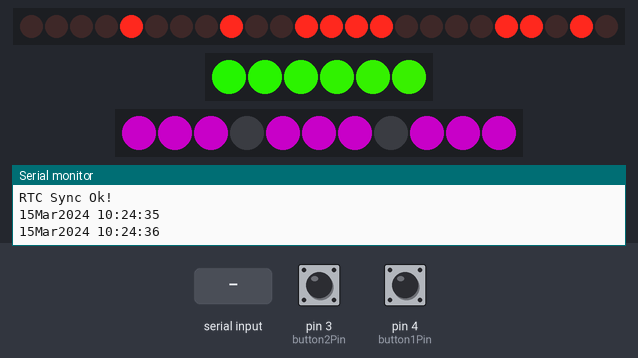
This sketch was run on a simulated Arduino Uno, built with avr-gcc and run on an emulated ATmega328P. Shown: 24 shift-register outputs drawn as a row of LEDs (first output left, lit = HIGH), 6 RGB LEDs in strip order, left to right, 11 RGB LEDs in strip order, left to right, the last lines printed to the serial monitor. Wiring (inferred from the names in the program): 3 × shift register (74HC595): data pin 10; shift clock pin 8; latch pin 9. Wiring (inferred from the signals the program sends): row of LEDs: on Q0, Q1, Q2, Q3, Q4, Q5, Q6, Q7, Q8, Q9, Q10, Q11, Q12, Q13, Q14, Q15, Q16, Q17, Q18, Q19, Q20, Q21, Q22, Q23. The test bench sets the inputs (shaded band); at power-on: pin 3 (button2Pin) LOW, pin 4 (button1Pin) LOW. Dim RGB values are drawn brighter than linear; the local clock reads 2024-03-15 10:24:30 at power-on unless the sketch sets it; random numbers use the default seed unless the sketch sets one.

Above: at 6.4 s.
6.5 s: pin 3 (button2Pin) pulled HIGH for 0.15 s
At 6.91 s:
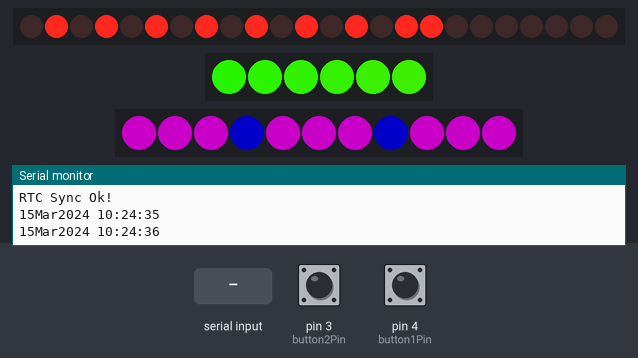
At 7.31 s:
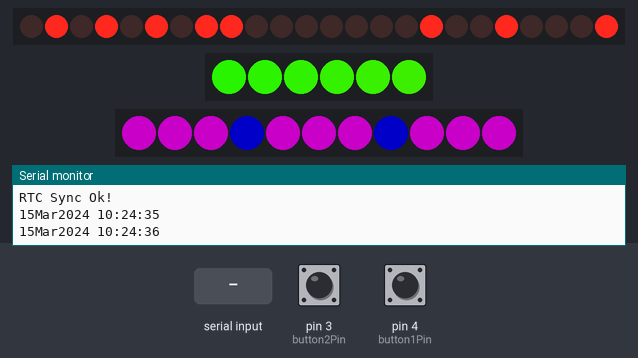
11.9 s: "90,45,200,10,150,30\n" received over Serial
14.9 s: pin 4 (button1Pin) pulled HIGH for 3.2 s
At 16.27 s:
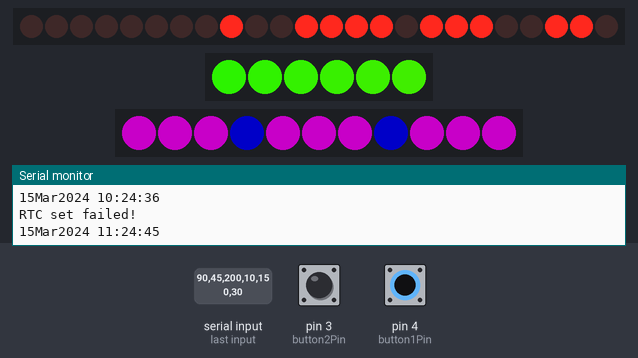
19.6 s: "90,45,200,10\n" received over Serial
21.1 s: "90,45,200\n" received over Serial
24.1 s: pin 3 (button2Pin) pulled HIGH for 3.2 s
At 25.86 s:
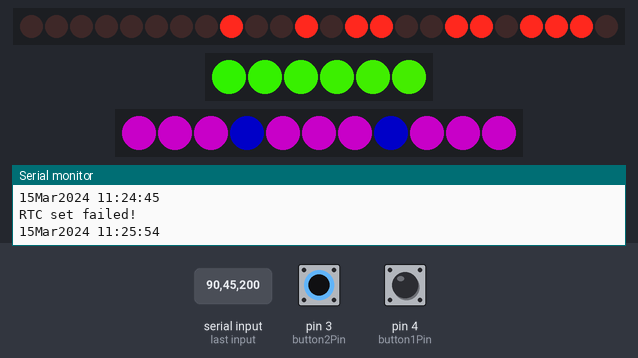
Timing chart, 0 to 36.9 s (numbered marks = the images above; inputs shaded):
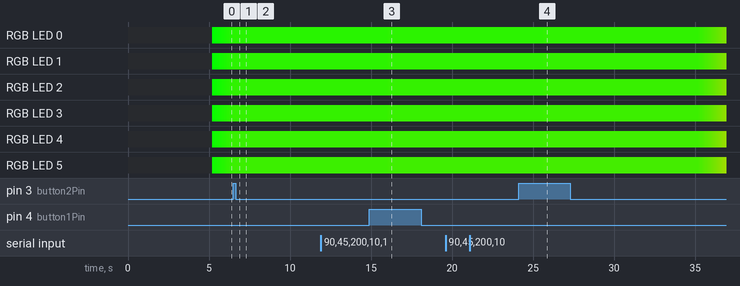

The sketch:

NixieClockCode.ino
```cpp
#include <Wire.h>
#include <stdio.h>
#include <DS1302RTC.h>
#include <Time.h>
#include <Streaming.h>
#include <Adafruit_NeoPixel.h>
#include "WS2812_Definitions.h"


#define TUBEPIN 11
#define GOALPIN 12

static time_t tLast;
time_t t;
tmElements_t tm;

uint16_t rainbow1 = 0;
uint16_t rainbow2 = 0;

const int button1Pin = 4;
const int button2Pin = 3;

// Set pins:  CE, IO,CLK
DS1302RTC RTC(5, 6, 7);

//Pin connected to ST_CP of 74HC595
int latchPin = 9;
//Pin connected to SH_CP of 74HC595
int clockPin = 8 ;
////Pin connected to DS of 74HC595
int dataPin = 10;

int testpattern = 0;

int button1State = 0;
int button2State = 0;

unsigned long SecondCount = 0; // Second counter
unsigned long MinuteCount = 0; // Second counter
int randint;

byte DataOut1 = B11111111;
byte DataOut2 = B11111111;
byte DataOut3 = B11111111;

Adafruit_NeoPixel striptube = Adafruit_NeoPixel(11, GOALPIN, NEO_GRB + NEO_KHZ800);
Adafruit_NeoPixel strip = Adafruit_NeoPixel(6, TUBEPIN, NEO_GRB + NEO_KHZ800);

void setup () {
  pinMode(button1Pin, INPUT);
  pinMode(button2Pin, INPUT);
  pinMode(latchPin, OUTPUT);
  pinMode(clockPin, OUTPUT);
  pinMode(dataPin, OUTPUT);
  randomSeed(analogRead(0));

   // Setup Serial connection
  Serial.begin(115200);

  // Test RTC
  Serial.println("DS1302RTC Read Test");
  Serial.println("-------------------");

  delay(200);

  if (RTC.haltRTC()) {
    Serial.println("The DS1302 is stopped.  Please run the SetTime");
    Serial.println("example to initialize the time and begin running.");
    Serial.println();
  }
  if (!RTC.writeEN()) {
    Serial.println("The DS1302 is write protected. This normal.");
    Serial.println();
  }
  Wire.begin();

  strip.begin();
  strip.show(); // Initialize all pixels to 'off'
  striptube.begin();
  strip.show();
  delay(5000);
 //setSyncProvider() causes the Time library to synchronize with the
  //external RTC by calling RTC.get() every five minutes by default.
  setSyncProvider(RTC.get);

  Serial << F("RTC Sync");
  if (timeStatus() == timeSet)
    Serial << F(" Ok!");
  else
    Serial << F(" FAIL!");
  Serial << endl;

}


int jj = 0;
long redcolor = 100;
long greencolor = 0;
long bluecolor = 100;
void loop () {

  rainbowopen();

  for(int ii=0;ii<12;ii++){
    // pixels.Color takes RGB values, from 0,0,0 up to 255,255,255
    striptube.setPixelColor(ii, striptube.Color(redcolor,greencolor,bluecolor)); // purple.
    if( jj < 5){
    striptube.setPixelColor(3, striptube.Color(0,0,100));
    striptube.setPixelColor(7, striptube.Color(0,0,100));}
    else if (jj >=5 && jj<=10){
    striptube.setPixelColor(3, striptube.Color(0,0,0));
    striptube.setPixelColor(7, striptube.Color(0,0,0));}
    else if(jj  >10){
      jj = 0;}
    }
    delay(1);
    striptube.show();
    jj++;

  //check for input to set the RTC, minimum length is 12, i.e. yy,m,d,h,m,s
    if (Serial.available() >= 12) {
        //note that the tmElements_t Year member is an offset from 1970,
        //but the RTC wants the last two digits of the calendar year.
        //use the convenience macros from Time.h to do the conversions.
        int y = Serial.parseInt();
        if (y >= 100 && y < 1000)
            Serial << F("Error: Year must be two digits or four digits!") << endl;
        else {
            if (y >= 1000)
                tm.Year = CalendarYrToTm(y);
            else    //(y < 100)
            tm.Year = y2kYearToTm(y);
            tm.Month = Serial.parseInt();
            tm.Day = Serial.parseInt();
            tm.Hour = Serial.parseInt();
            tm.Minute = Serial.parseInt();
            tm.Second = Serial.parseInt();
            t = makeTime(tm);
	    //use the time_t value to ensure correct weekday is set
            if(RTC.set(t) == 0) { // Success
              setTime(t);
              Serial << F("RTC set to: ");
              printDateTime(t);
              Serial << endl;
	    }
	    else
	      Serial << F("RTC set failed!") << endl;
            //dump any extraneous input
            while (Serial.available() > 0) Serial.read();
        }
    }

    //get time from the realtime clock
    t = now();

    //print the time to the serial display
    if (t != tLast) {
        tLast = t;
        printDateTime(t);
        Serial << endl;
    }

  // Every minute display a test pattern
  if (millis()-MinuteCount > 60000) {
    MinuteCount = millis();
    if (testpattern == 0) {
      testpattern = 1;
    } else if (testpattern == 1) {
      ScrollPattern();
      testpattern = 0;
      t = RTC.get();
      setTime(t);
    }
  } else if (millis()-SecondCount > 1000) {
    SecondCount = millis();
    GetTime();
    DispTime();
  }

  button1State = digitalRead(button1Pin);
  button2State = digitalRead(button2Pin);

  if (button1State == HIGH) {
    // Set time with button
    //get time from the realtime clock
    t = t+60;
    setTime(t);
    if(RTC.set(t) == 1)
    {
      ScrollPattern();
    }

    MinuteCount = millis();
  }
  if (button2State == HIGH) {
    // Set time with button
    //get time from the realtime clock
    t = t+3600;
    setTime(t);
    if(RTC.set(t) == 1)
    {
      ScrollPattern();
    }


    // Display the scrolling pattern
    //redcolor = random(255);
    //greencolor = random(255);
    //bluecolor = random(255);
    MinuteCount = millis();
  }

  if ((button2State == HIGH) &&(button1State == HIGH) ) {

      //ScrollPattern();
      // Display the scrolling pattern
    redcolor = random(255);
    greencolor = random(255);
    bluecolor = random(255);
  }


}


// Displays the time
void DispTime() {


  int hourdigit1 =hour(t)/10;
  int hourdigit2 =hour(t)%10;
  int mindigit1 =minute(t)/10;
  int mindigit2 =minute(t)%10;
  int secdigit1 =second(t)/10;
  int secdigit2 =second(t)%10;
  SetDigit(1, secdigit2);
  SetDigit(2, secdigit1);
  SetDigit(3, mindigit2);
  SetDigit(4, mindigit1);
  SetDigit(5, hourdigit2);
  SetDigit(6, hourdigit1);

 /*SetDigit(1, 6);
  SetDigit(2, 7);
  SetDigit(3, 8);
  SetDigit(4, 9);
  SetDigit(5, 4);
  SetDigit(6, 5);*/
  shiftOut();
}


void ScrollPattern() {
  // Blank the digits
  SetDigit(1, 10);
  SetDigit(2, 10);
  SetDigit(3, 10);
  SetDigit(4, 10);
  SetDigit(5, 10);
  SetDigit(6, 10);
  delay(250);
  //Scroll Loop
  for (int i = 1; i<=6; i++) {
    SetDigit(1, i);
    SetDigit(2, i-1);
    SetDigit(3, i-2);
    SetDigit(4, i-3);
    SetDigit(5, i-4);
    SetDigit(6, i-5);
    shiftOut();
    delay(200);
  }
  for (int i = 7; i<=39; i++) {
    SetDigit(1, (i)%10);
    SetDigit(2, (i-1)%10);
    SetDigit(3, (i-2)%10);
    SetDigit(4, (i-3)%10);
    SetDigit(5, (i-4)%10);
    SetDigit(6, (i-5)%10);
    shiftOut();
    delay(200);
  }
  for (int i = 10; i<=16; i++) {
    SetDigit(1, i);
    SetDigit(2, i-1);
    SetDigit(3, i-2);
    SetDigit(4, i-3);
    SetDigit(5, i-4);
    SetDigit(6, i-5);
    shiftOut();
    delay(200);
  }
}

// Sets a digit of the display
void SetDigit(int Digit, int Number) {

  byte BinNum;
  if ( Number == 1) {
    BinNum= B0000;
  }
  else if ( Number == 2) {
    BinNum= B1001;
  }
  else if ( Number == 3) {
    BinNum= B1000;
  }
  else if ( Number == 4) {
    BinNum= B0111;
  }
  else if ( Number == 5) {
    BinNum= B0110;
  }
  else if ( Number == 6) {
    BinNum= B0101;
  }
  else if ( Number == 7) {
    BinNum= B0100;
  }
  else if ( Number == 8) {
    BinNum= B0011;
  }
  else if ( Number == 9) {
    BinNum= B0010;
  }
  else if ( Number == 0) {
    BinNum= B0001;
  }
  else {
    BinNum= B1010;
  }


  if ( Digit == 1) {
    DataOut1 &= B00001111;
    DataOut1 |= (BinNum << 4);
  }
  else if ( Digit == 2) {
    DataOut1 &= B11110000;
    DataOut1 |= BinNum;
  }
  else if ( Digit == 3) {
    DataOut2 &= B00001111;
    DataOut2 |= (BinNum << 4);
  }
  else if ( Digit == 4) {
    DataOut2 &= B11110000;
    DataOut2 |= BinNum;
  }
  else if ( Digit == 5) {
    DataOut3 &= B00001111;
    DataOut3 |= (BinNum << 4);
  }
  else if ( Digit == 6) {
    DataOut3 &= B11110000;
    DataOut3 |= BinNum;
  }

}

// Shifts out the data to the shift registers
void shiftOut() {
  // This shifts 8 bits out MSB first,
  //on the rising edge of the clock,
  //clock idles low

  //internal function setup
  int i=0;
  int pinState;

  //clear everything out just in case to
  //prepare shift register for bit shifting
  //ground latchPin and hold low for as long as you are transmitting
  digitalWrite(latchPin, 0);
  digitalWrite(dataPin, 0);
  digitalWrite(clockPin, 0);

  //for each bit in the byte myDataOutï¿½
  //NOTICE THAT WE ARE COUNTING DOWN in our for loop
  //This means that %00000001 or "1" will go through such
  //that it will be pin Q0 that lights.
  for (i=7; i>=0; i--)  {
    digitalWrite(clockPin, 0);

    //if the value passed to myDataOut and a bitmask result
    // true then... so if we are at i=6 and our value is
    // %11010100 it would the code compares it to %01000000
    // and proceeds to set pinState to 1.
    if ( DataOut1 & (1<<i) ) {
      pinState= 1;
    }
    else {
      pinState= 0;
    }

    //Sets the pin to HIGH or LOW depending on pinState
    digitalWrite(dataPin, pinState);
    //register shifts bits on upstroke of clock pin
    digitalWrite(clockPin, 1);
    //zero the data pin after shift to prevent bleed through
    digitalWrite(dataPin, 0);
  }

  //stop shifting
  digitalWrite(clockPin, 0);

  // Shift the second word
  for (i=7; i>=0; i--)  {
    digitalWrite(clockPin, 0);

    if ( DataOut2 & (1<<i) ) {
      pinState= 1;
    }
    else {
      pinState= 0;
    }

    digitalWrite(dataPin, pinState);
    digitalWrite(clockPin, 1);
    digitalWrite(dataPin, 0);
  }

  digitalWrite(clockPin, 0);

  // Shift the third word
  for (i=7; i>=0; i--)  {
    digitalWrite(clockPin, 0);

    if ( DataOut3 & (1<<i) ) {
      pinState= 1;
    }
    else {
      pinState= 0;
    }

    digitalWrite(dataPin, pinState);
    digitalWrite(clockPin, 1);
    digitalWrite(dataPin, 0);
  }

  digitalWrite(clockPin, 0);

  digitalWrite(latchPin, 1);
}

// Read from the real time clock
void GetTime () {

  t = now();
  //t = RTC.get();
}


///////////////////////////////////////////////////////////
// Fill the dots one after the other with a color
void colorWipe(uint32_t c, uint8_t wait) {
  for(uint16_t i=0; i<strip.numPixels(); i++) {
      strip.setPixelColor(i, c);
      strip.show();
      delay(wait);
  }
}

void rainbowopen() {

  if(rainbow1<256){

    for(rainbow2=0; rainbow2<strip.numPixels(); rainbow2++) {
      strip.setPixelColor(rainbow2, Wheel((rainbow2+rainbow1) & 255));
    }
    rainbow1++;
  }
  else {
    rainbow1=0;
  }
  strip.show();
  delay(100);
}


void rainbow(uint8_t wait) {
  uint16_t i, j;

  for(j=0; j<256; j++) {
    for(i=0; i<strip.numPixels(); i++) {
      strip.setPixelColor(i, Wheel((i+j) & 255));
    }
    strip.show();
    delay(wait);
  }
}

// Slightly different, this makes the rainbow equally distributed throughout
void rainbowCycle(uint8_t wait) {
  uint16_t i, j;

  for(j=0; j<256*5; j++) { // 5 cycles of all colors on wheel
    for(i=0; i< strip.numPixels(); i++) {
      strip.setPixelColor(i, Wheel(((i * 256 / strip.numPixels()) + j) & 255));
    }
    strip.show();
    delay(wait);
  }
}

// Input a value 0 to 255 to get a color value.
// The colours are a transition r - g - b - back to r.
uint32_t Wheel(byte WheelPos) {
  if(WheelPos < 85) {
   return strip.Color(WheelPos * 3, 255 - WheelPos * 3, 0);
  } else if(WheelPos < 170) {
   WheelPos -= 85;
   return strip.Color(255 - WheelPos * 3, 0, WheelPos * 3);
  } else {
   WheelPos -= 170;
   return strip.Color(0, WheelPos * 3, 255 - WheelPos * 3);
  }
}


//FUNCTIONS TO SET TIME FROM SERIAL PORT
//print date and time to Serial
void printDateTime(time_t t)
{
    printDate(t);
    Serial << ' ';
    printTime(t);
}

//print time to Serial
void printTime(time_t t)
{
    printI00(hour(t), ':');
    printI00(minute(t), ':');
    printI00(second(t), ' ');
}

//print date to Serial
void printDate(time_t t)
{
    printI00(day(t), 0);
    Serial << monthShortStr(month(t)) << _DEC(year(t));
}

//Print an integer in "00" format (with leading zero),
//followed by a delimiter character to Serial.
//Input value assumed to be between 0 and 99.
void printI00(int val, char delim)
{
    if (val < 10) Serial << '0';
    Serial << _DEC(val);
    if (delim > 0) Serial << delim;
    return;
}
```

WS2812_Definitions.h
```cpp
/*
  Bunches of definitions for the WS2812 Breakout Board example code

*/

// These are for the cascade function
#define TOP_DOWN 0
#define DOWN_TOP 1

/* A world of colors to set your LED to
  Standard HTML Color Codes sorted by Hex Value
    to see the colors in action, check out:
   http://www.w3schools.com/html/html_colorvalues.asp */

#define BLACK			0x000000
#define NAVY			0x000080
#define DARKBLUE		0x00008B
#define MEDIUMBLUE		0x0000CD
#define BLUE			0x0000FF
#define DARKGREEN		0x006400
#define GREEN			0x008000
#define TEAL			0x008080
#define DARKCYAN		0x008B8B
#define DEEPSKYBLUE		0x00BFFF
#define DARKTURQUOISE		0x00CED1
#define MEDIUMSPRINGGREEN	0x00FA9A
#define LIME			0x00FF00
#define SPRINGGREEN		0x00FF7F
#define AQUA			0x00FFFF
#define CYAN			0x00FFFF
#define MIDNIGHTBLUE		0x191970
#define DODGERBLUE		0x1E90FF
#define LIGHTSEAGREEN		0x20B2AA
#define FORESTGREEN		0x228B22
#define SEAGREEN		0x2E8B57
#define DARKSLATEGRAY		0x2F4F4F
#define LIMEGREEN		0x32CD32
#define MEDIUMSEAGREEN		0x3CB371
#define TURQUOISE		0x40E0D0
#define ROYALBLUE		0x4169E1
#define STEELBLUE		0x4682B4
#define DARKSLATEBLUE		0x483D8B
#define MEDIUMTURQUOISE		0x48D1CC
#define INDIGO 			0x4B0082
#define DARKOLIVEGREEN		0x556B2F
#define CADETBLUE		0x5F9EA0
#define CORNFLOWERBLUE		0x6495ED
#define MEDIUMAQUAMARINE	0x66CDAA
#define DIMGRAY			0x696969
#define SLATEBLUE		0x6A5ACD
#define OLIVEDRAB		0x6B8E23
#define SLATEGRAY		0x708090
#define LIGHTSLATEGRAY		0x778899
#define MEDIUMSLATEBLUE		0x7B68EE
#define LAWNGREEN		0x7CFC00
#define CHARTREUSE		0x7FFF00
#define AQUAMARINE		0x7FFFD4
#define MAROON			0x800000
#define PURPLE			0x800080
#define OLIVE			0x808000
#define GRAY			0x808080
#define SKYBLUE			0x87CEEB
#define LIGHTSKYBLUE		0x87CEFA
#define BLUEVIOLET		0x8A2BE2
#define DARKRED			0x8B0000
#define DARKMAGENTA		0x8B008B
#define SADDLEBROWN		0x8B4513
#define DARKSEAGREEN		0x8FBC8F
#define LIGHTGREEN		0x90EE90
#define MEDIUMPURPLE		0x9370DB
#define DARKVIOLET		0x9400D3
#define PALEGREEN		0x98FB98
#define DARKORCHID		0x9932CC
#define YELLOWGREEN		0x9ACD32
#define SIENNA			0xA0522D
#define BROWN			0xA52A2A
#define DARKGRAY		0xA9A9A9
#define LIGHTBLUE		0xADD8E6
#define GREENYELLOW		0xADFF2F
#define PALETURQUOISE	        0xAFEEEE
#define LIGHTSTEELBLUE		0xB0C4DE
#define POWDERBLUE		0xB0E0E6
#define FIREBRICK		0xB22222
#define DARKGOLDENROD		0xB8860B
#define MEDIUMORCHID		0xBA55D3
#define ROSYBROWN		0xBC8F8F
#define DARKKHAKI		0xBDB76B
#define SILVER			0xC0C0C0
#define MEDIUMVIOLETRED	        0xC71585
#define INDIANRED 		0xCD5C5C
#define PERU			0xCD853F
#define CHOCOLATE		0xD2691E
#define TAN			0xD2B48C
#define LIGHTGRAY		0xD3D3D3
#define THISTLE			0xD8BFD8
#define ORCHID			0xDA70D6
#define GOLDENROD		0xDAA520
#define PALEVIOLETRED		0xDB7093
#define CRIMSON			0xDC143C
#define GAINSBORO		0xDCDCDC
#define PLUM			0xDDA0DD
#define BURLYWOOD		0xDEB887
#define LIGHTCYAN		0xE0FFFF
#define LAVENDER		0xE6E6FA
#define DARKSALMON		0xE9967A
#define VIOLET			0xEE82EE
#define PALEGOLDENROD		0xEEE8AA
#define LIGHTCORAL		0xF08080
#define KHAKI			0xF0E68C
#define ALICEBLUE		0xF0F8FF
#define HONEYDEW		0xF0FFF0
#define AZURE			0xF0FFFF
#define SANDYBROWN		0xF4A460
#define WHEAT			0xF5DEB3
#define BEIGE			0xF5F5DC
#define WHITESMOKE		0xF5F5F5
#define MINTCREAM		0xF5FFFA
#define GHOSTWHITE		0xF8F8FF
#define SALMON			0xFA8072
#define ANTIQUEWHITE		0xFAEBD7
#define LINEN			0xFAF0E6
#define LIGHTGOLDENRODYELLOW	0xFAFAD2
#define OLDLACE			0xFDF5E6
#define RED			0xFF0000
#define FUCHSIA			0xFF00FF
#define MAGENTA			0xFF00FF
#define DEEPPINK		0xFF1493
#define ORANGERED		0xFF4500
#define TOMATO			0xFF6347
#define HOTPINK			0xFF69B4
#define CORAL			0xFF7F50
#define DARKORANGE		0xFF8C00
#define LIGHTSALMON		0xFFA07A
#define ORANGE			0xFFA500
#define LIGHTPINK		0xFFB6C1
#define PINK			0xFFC0CB
#define GOLD			0xFFD700
#define PEACHPUFF		0xFFDAB9
#define NAVAJOWHITE		0xFFDEAD
#define MOCCASIN		0xFFE4B5
#define BISQUE			0xFFE4C4
#define MISTYROSE		0xFFE4E1
#define BLANCHEDALMOND		0xFFEBCD
#define PAPAYAWHIP		0xFFEFD5
#define LAVENDERBLUSH		0xFFF0F5
#define SEASHELL		0xFFF5EE
#define CORNSILK		0xFFF8DC
#define LEMONCHIFFON		0xFFFACD
#define FLORALWHITE		0xFFFAF0
#define SNOW			0xFFFAFA
#define YELLOW			0xFFFF00
#define LIGHTYELLOW		0xFFFFE0
#define IVORY			0xFFFFF0
#define WHITE			0xFFFFFF
```
